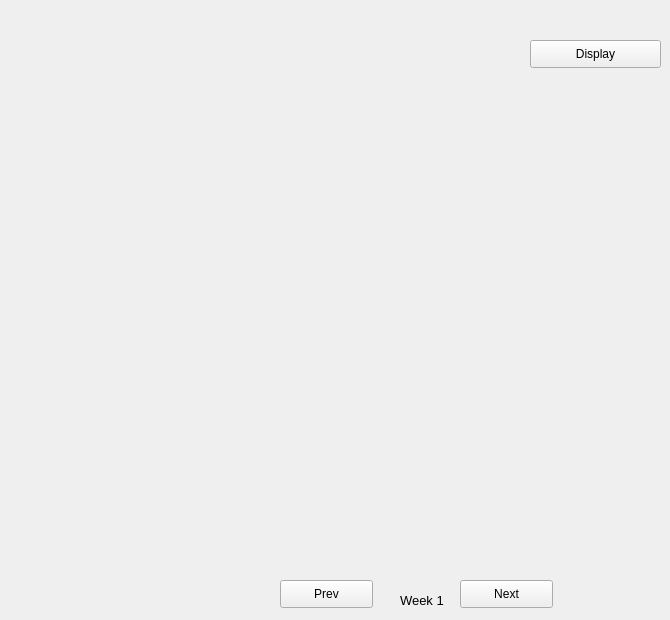
        <widget class="QWidget" name="page2">
         <widget class="QPushButton" name="next_button">
          <property name="geometry">
           <rect>
            <x>460</x>
            <y>580</y>
            <width>93</width>
            <height>28</height>
           </rect>
          </property>
          <property name="text">
           <string>Next</string>
          </property>
         </widget>
         <widget class="QPushButton" name="previous_btn">
          <property name="geometry">
           <rect>
            <x>280</x>
            <y>580</y>
            <width>93</width>
            <height>28</height>
           </rect>
          </property>
          <property name="text">
           <string>Prev</string>
          </property>
         </widget>
         <widget class="QLabel" name="label_9">
          <property name="geometry">
           <rect>
            <x>400</x>
            <y>590</y>
            <width>61</width>
            <height>21</height>
           </rect>
          </property>
          <property name="font">
           <font>
            <family>Arial</family>
            <pointsize>10</pointsize>
           </font>
          </property>
          <property name="text">
           <string>Week 1</string>
          </property>
         </widget>
         <widget class="QPushButton" name="display_btn">
          <property name="geometry">
           <rect>
            <x>530</x>
            <y>40</y>
            <width>131</width>
            <height>28</height>
           </rect>
          </property>
          <property name="text">
           <string>Display</string>
          </property>
         </widget>
        </widget>
